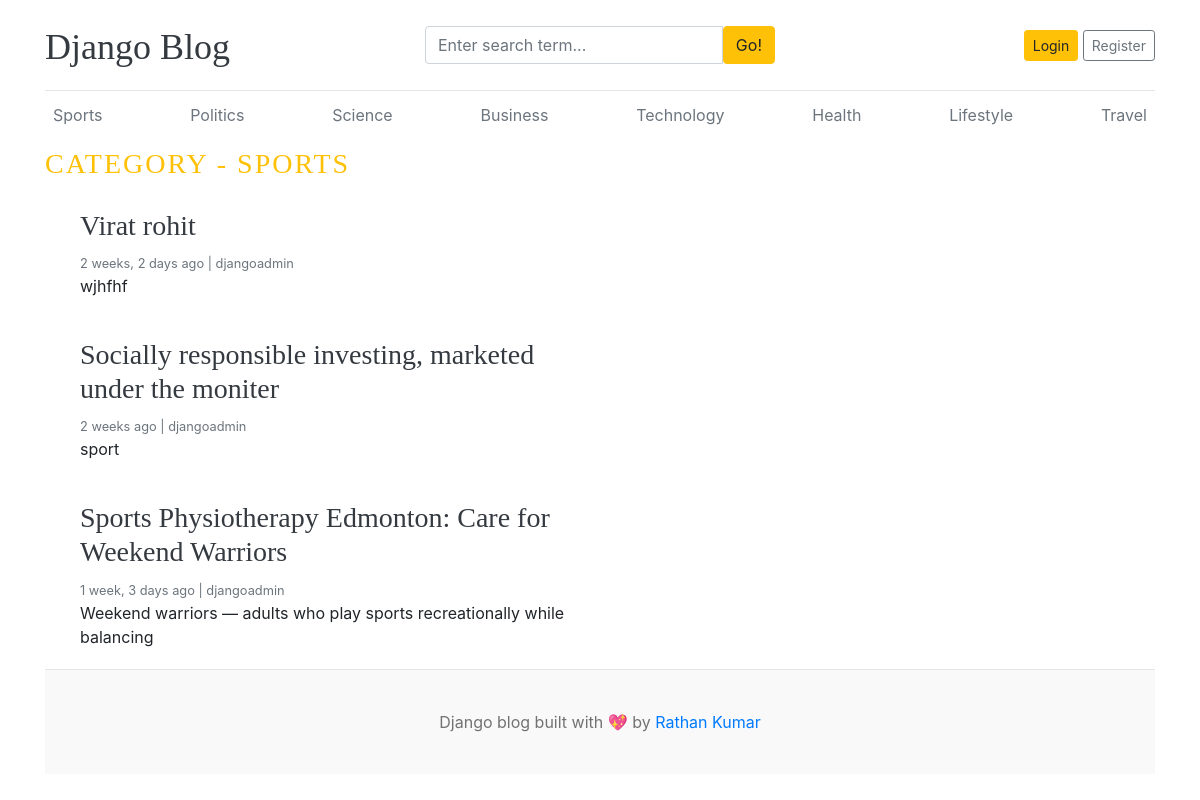
Page /category/1/ on the committed database.
### Blogapp/models.py (models this page shows, shortened)
class Category(models.Model):
    category_name = models.CharField(max_length=50, unique=True)
    created_at = models.DateTimeField(auto_now_add=True)
    updated_at = models.DateTimeField(auto_now=True)
    class Meta:
        verbose_name_plural = 'categories'
    def __str__(self):
        return self.category_name

class Blog(models.Model):
    STATUS_CHOICES = (
        ("Draft", "Draft"),
        ("Published", "Published"),
    )
    title = models.CharField(max_length=100)
    slug = models.SlugField(max_length=150, unique=True, blank=True)
    category = models.ForeignKey(Category, on_delete=models.CASCADE)
    author = models.ForeignKey(User, on_delete=models.CASCADE)
    featured_image = models.ImageField(upload_to='uploads/%Y/%m/%d')
    short_description = models.TextField(max_length=500)
    blog_body = models.TextField(max_length=2000)
    status = models.CharField(max_length=20, choices=STATUS_CHOICES, default="Draft")
    is_featured = models.BooleanField(default=False)
    created_at = models.DateTimeField(auto_now_add=True)
    updated_at = models.DateTimeField(auto_now=True)

### Blogapp/views.py (the view)
# urls.py: path('<int:category_id>/',posts_by_category,name='posts_by_category')
def posts_by_category(request,category_id):
    posts=Blog.objects.filter(status='Published', category=category_id)
    category = get_object_or_404(Category,pk=category_id)
    context={
        'posts':posts,
       'category':category,
    }
    return render(request, 'posts_by_category.html', context)

### Blogapp/context_processors.py (called while the page is built)
def get_categories(request):
    categories = Category.objects.all()
    return dict(categories=categories)

def get_social_link(request):
    social_link = SocialLink.objects.all()
    return dict(social_link=social_link)

### Blogapp/templates/posts_by_category.html
{% extends 'base.html' %}
{% block content %}
<h3 class="text-uppercase text-warning" style="letter-spacing: 2px;">Category - {{ category }}</h3>
<div cla`ss="row mb-2">
    {% if posts %}
    {% for post in posts %}
    <div class="col-md-6">
        <div class="card border-0">
            <div class="card-body">
                <h3><a href="{% url 'blogs' post.slug %}" class="text-dark">{{ post.title }}</a></h3>
                <small class="mb-1 text-muted">{{ post.created_at | timesince }} ago | {{ post.author }}</small>
                <p class="card-text">{{ post.short_description | truncatewords:25}}</p>
            </div>
        </div>
    </div>
    {% endfor %}
    {% else %}
    <p>No posts found</p>
    {% endif %}
</div>
{% endblock %}

### Blogapp/templates/base.html (shortened to what this page needs)
{% load static %}
<!DOCTYPE html>
<html lang="en">
<head>
    <link href="https://getbootstrap.com/docs/4.0/dist/css/bootstrap.min.css" rel="stylesheet">
    <link href="{% static 'css/blog.css' %}" rel="stylesheet">
    <link rel="stylesheet" href="https://cdnjs.cloudflare.com/ajax/libs/font-awesome/4.7.0/css/font-awesome.min.css">
  </head>
<body>
    <div class="container">
      <header class="blog-header py-3">
        <div class="row flex-nowrap justify-content-between align-items-center">
          <div class="col-4 pt-1">
            <a class="blog-header-logo text-dark" href="/">Django Blog</a>
          </div>
          <div class="col-4">
            <form action="{% url 'search' %}" method="GET">
              <div class="input-group">
                <input class="form-control" type="text" name="keyword" value="{{ keyword }}" placeholder="Enter search term..." aria-label="Enter search term..." aria-describedby="button-search" />
                <button type="submit" class="btn btn-warning" id="button-search" type="button">Go!</button>
            </div>
            </form>
          </div>
          <div class="col-4 d-flex justify-content-end align-items-center">
            {% if not user.is_authenticated %}
            <a class="btn btn-sm btn-warning" href="{% url 'login' %}">Login</a> &nbsp;
            <a class="btn btn-sm btn-outline-secondary" href="{% url 'register' %}">Register</a>
            {% else %}
            <span><a href="{% url 'dashboard' %}">Dashboard</a></span>
            &emsp;
            <span><a href="{% url 'logout' %}">Logout</a></span>
            {% endif %}
          </div>
        </div>
      </header>
      <div class="nav-scroller py-1 mb-2">
        <nav class="nav d-flex justify-content-between">
          {% for cat in categories %}
          <a class="p-2 text-muted" href="{% url 'posts_by_category' cat.id %}">{{ cat.category_name }}</a>
          {% endfor %}
        </nav>
      </div>
{% block content %}
{% endblock %}
<footer class="blog-footer">
    <p>Django blog built with 💖 by <a href="#">Rathan Kumar</a></p>
  </footer>
  </body>
  </html>

### Blogapp/static/css/blog.css (style rules this page uses)
.blog-header { border-bottom: 1px solid #e5e5e5; }
.blog-header-logo { font-family: "Playfair Display", Georgia, "Times New Roman", serif; font-size: 2.25rem; }
h1, h2, h3, h4, h5, h6 { font-family: "Playfair Display", Georgia, "Times New Roman", serif; }
.blog-footer { padding: 2.5rem 0; color: #727272; text-align: center; background-color: #f9f9f9; border-top: .05rem solid #e5e5e5; }
.blog-footer p:last-child { margin-bottom: 0; }

### rows in the picture
Category: category_name "Sports", category_name "SPORTS"
Category: category_name "Politics"
Category: category_name "Science"
Category: category_name "Business"
Category: category_name "Technology"
Category: category_name "Health"
Category: category_name "Lifestyle"
Category: category_name "Travel"
Blog: title "Virat rohit", created_at "2 weeks, 2 days", author "djangoadmin", short_description "wjhfhf"
Blog: title "Socially responsible investing, marketed under the moniter", created_at "2 weeks", author "djangoadmin", short_description "sport"
Blog: title "Sports Physiotherapy Edmonton: Care for Weekend Warriors", created_at "1 week, 3 days", author "djangoadmin", short_description "Weekend warriors — adults who play sports recreationally while balancing"
